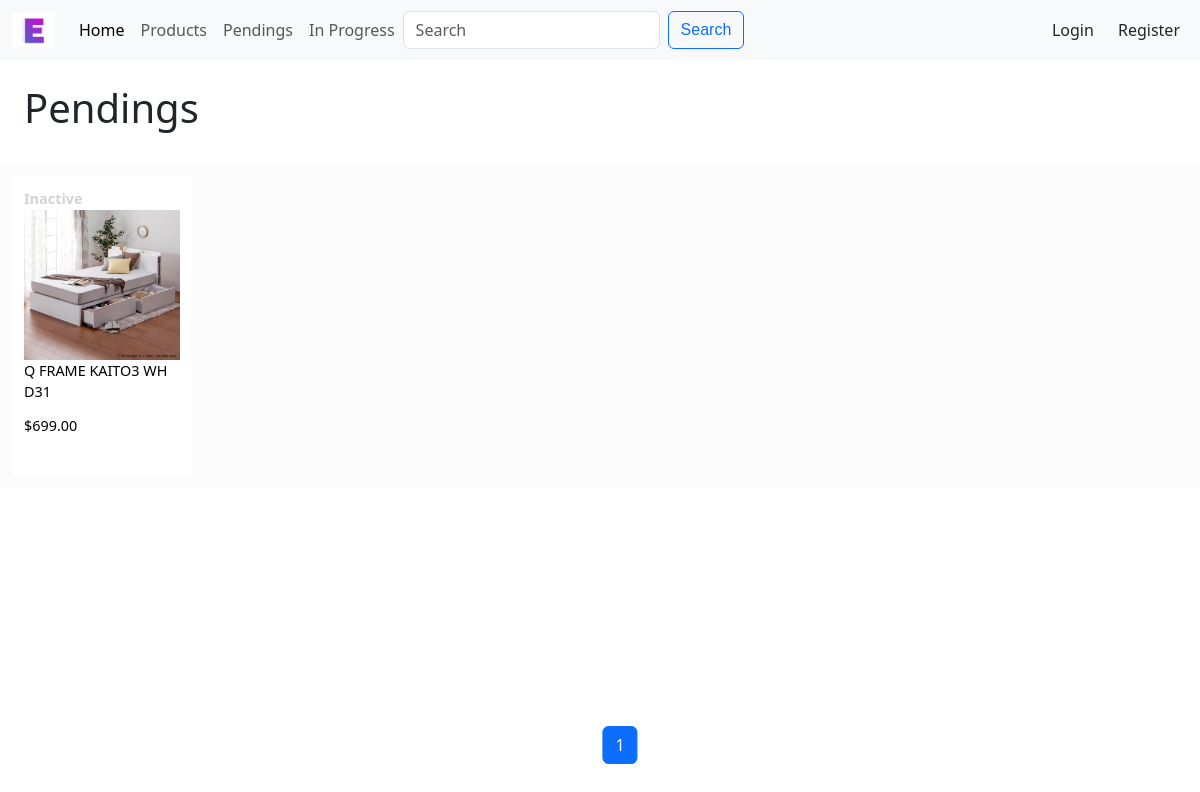
/category_products/Queen Bed, run on the app's committed database.
### esb/models.py (models this page shows, shortened)
class Product(models.Model):
    title = models.CharField(max_length=100)
    description = models.TextField(max_length=1000)
    category = models.ForeignKey(
        Category,
        on_delete=models.SET_NULL,
        blank=True,
        null=True,
        related_name="categories",
    )
    price = models.DecimalField(max_digits=10, decimal_places=2)
    active = models.BooleanField(default=False)
    created_at = models.DateTimeField(auto_now_add=True)
    updated_at = models.DateTimeField(auto_now=True)
    class Meta:
        ordering = ["-active", "id"]

class ProductImage(models.Model):
    product = models.ForeignKey(
        Product, on_delete=models.CASCADE, related_name="product_image")
    image = models.ImageField(upload_to="esb/static/esb/image")
    index = models.PositiveIntegerField(default=1, editable=False)
    class Meta:
        ordering = ["-product__id", "index"]

### esb/views.py (the view)
# urls.py: path("category_products/<str:category_name>",
def category_products(request, category_name):
    category = Category.objects.get(title=category_name)
    products = Product.objects.filter(category=category)
    paginator = Paginator(products, 18)
    page_number = request.GET.get("page")
    page_obj = paginator.get_page(page_number)
    prev_prev_page_number = page_obj.number - 2
    if page_obj.number + 2 in page_obj.paginator.page_range:
        next_next_page_number = page_obj.number + 2
    else:
        next_next_page_number = None
    return render(request, "esb/categoryP.html", {
        "category": category,
        "page_obj": page_obj,
        "next_next_page_number": next_next_page_number,
        "prev_prev_page_number": prev_prev_page_number
    })

### esb/models.py (called while the page is built)
    def __str__(self):
        if self.title:
            return self.title
        else:
            return self.type

### esb/templates/esb/categoryP.html (shortened to what this page needs)
{% extends 'esb/search.html' %}
{% load static %}

### esb/templates/esb/search.html (shortened to what this page needs)
{% extends 'esb/pendings.html' %}
{% load static %}
{% block body-view %}
    {% for p in page_obj %}
    <a class="pending-view" href="{% url 'product' p.id %}">
        {% if p.active %}
            <div style="font-weight:bolder;">Active</div>
        {% else %}
            <div style="font-weight:bolder;color:#d3d3d3;">Inactive</div>
        {% endif %}
        <div class="div-preview-img">
            {% if p.product_image.first.image.url %}
                <img src="{{ p.product_image.first.image.url }}" alt="{{ p.title }}">
            {% else %}
                No Image.
            {% endif %}
        </div>
        <div class="div-preview-title">
            {{ p.title }}
        </div>
        <div>
            ${{ p.price }}
        </div>
    </a>
    {% endfor %}
{% endblock %}

### esb/static/esb/styles.css (style rules this page uses)
body { padding-top: 3.75rem; padding-bottom: 3.75rem; }
.pending-view { padding: 1%; margin: 1%; text-decoration: none; color: black; width: 180px; height: 300px; font-size: calc(0.6rem + 0.4vw); background-color: white; }
.div-preview-title { height: 20%; overflow: hidden; }
.div-preview-img { height: 150px; display: flex; justify-content: center; align-items: center; }
.div-preview-img img { width: 100%; max-height: 100%; }

### data on the page
Product: active "Inactive", product_image.first.image (picture), title "Q FRAME KAITO3 WH D31", price "699.00"

### other printed values
{{ page_obj.number }} "1"
